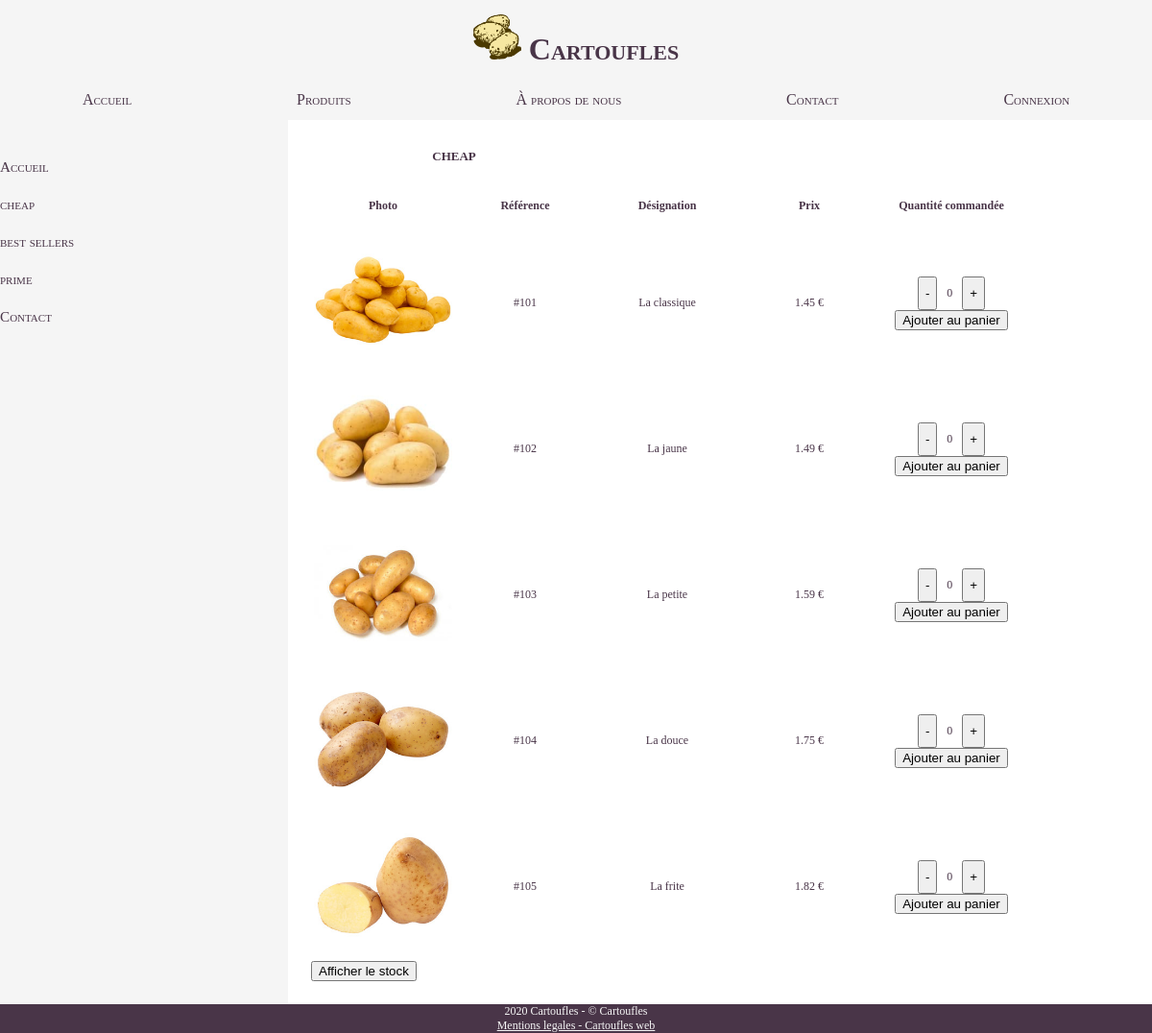
The page /products.php?cat=cheap on the database its author committed.
### tables this page shows
CREATE TABLE produit(
    id INT PRIMARY KEY,
    designation VARCHAR(50),
    categorie VARCHAR(50),
    stock INT DEFAULT 0,
    price DECIMAL(3,2) NOT NULL
);

### products.php (the view, shortened to what this page needs)
<!DOCTYPE html>
<html>
    <body>
        <main>
            <?php require 'php/side_nav.php' ?>
            <section class="products">
                <table>
                    <thead>
                        <tr>
                            <?php echo "<th colspan=\"2\"><h2>" . str_replace('_', ' ', $_GET["cat"]) . "</h2></th>" ?>
                        </tr>
                    </thead>
                    <tbody>
                        <tr>
                            <td><h4>Photo</h4></td>
                            <td><h4>R&eacute;f&eacute;rence</h4></td>
                            <td><h4>D&eacute;signation</h4></td>
                            <td><h4>Prix</h4></td>
                            <td><h4>Quantit&eacute; command&eacute;e</h4></td>
                        </tr>
                        <?php
                            require_once 'php/sqlconnect.php';
                            $cat = $_GET['cat'];
                            $stmt = $connection->prepare("SELECT * FROM produit WHERE categorie LIKE '$cat'");
                            $stmt->execute();
                            $stmt->setFetchMode(PDO::FETCH_ASSOC);
                            while ($product = $stmt->fetch()) {
                                echo "<tr><td><img src=\"img/" . $_GET["cat"] . "/" . $product['id'] . ".jpg\" alt=\"\"></td>";
                                echo "<td>#" . $product['id'] . "</td>";
                                echo "<td>" . $product["designation"] . "</td>";
                                echo "<td>" . $product["price"] . " €</td>";
                                echo "<td><div class=\"quantite_produit\"><button class=\"bouton_moins\" name=" . $product['id'] . ">-</button><p>0</p><button class=\"bouton_plus\" name=" . $product['id'] . ">+</button></div><button>Ajouter au panier</button></td></tr>";
                            }
                        ?>
                    </tbody>
                </table>
                <button id="bouton_stock">Afficher le stock</button>
            </section>
        </main>
    </body>
</html>

### php/side_nav.php
<nav>
    <ul>
        <li><a href="index.php">Accueil</a></li>
        <?php
            require_once 'sqlconnect.php';
            $stmt = $connection->prepare("SELECT DISTINCT categorie FROM produit");
            $stmt->execute();
            $stmt->setFetchMode(PDO::FETCH_ASSOC);
            while ($cat = $stmt->fetch()) {
                echo "<li><a href=\"products.php?cat=" . $cat['categorie'] . "\">" . str_replace('_', ' ', $cat['categorie']) . "</a></li>";
            }
        ?>
        <li><a href="contact.php">Contact</a></li>
    </ul>
</nav>

### css/style.css (style rules this page uses)
body { margin: 0px; min-height: 100vh; display: flex; flex-direction: column; color: #493548; font-size: 1.5vh; }
header { background-color: whitesmoke; position: sticky; top: 0px; }
header > nav { display: flex; justify-content: space-around; }
header > nav > a { flex: auto; text-align: center; max-width: 24%; font-size: 2vh; border-bottom: 2px whitesmoke solid; text-decoration: none; font-variant: small-caps; padding-top: 10px; padding-bottom: 10px; }
main { display: flex; flex-grow: 1; }
main > nav { width: 300px; display: flex; }
main > nav > ul { padding-top: 10%; flex-grow: 1; background-color: whitesmoke; }
main > nav > ul > li { border-right: 3px whitesmoke solid; }
main > nav > ul > li > a { padding-top: 10px; padding-bottom: 10px; margin-bottom: 1px; font-size: 1.9vh; }
section { flex-grow: 1; padding: 3vh; padding-top: 1vh; }
td { text-align: center; min-width: 18vh; }
td > img { width: 18vh; }
.quantite_produit { display: flex; flex-direction: row; justify-content: center; }
.quantite_produit > p { margin: 10px; }
footer { background-color: #493548; color: whitesmoke; text-align: center; }
footer > p { text-align: center; margin: 0px; }
footer > a { color: whitesmoke; }
ul { padding: 0px; margin: 0px; }
li { list-style: none; }
li > a { text-decoration: none; font-variant: small-caps; display: block; }
h1 { margin: 5px; padding: 10px; font-variant: small-caps; text-align: center; font-size: 4vh; }
h1 > a { text-decoration: none; }
h1 > a > img { width: 50px; }
h2 { font-variant: small-caps; text-align: center; }
p { text-align: justify; }
a { color: #493548; }

### rows shown on the page
produit: shows a picture, id "101", designation "La classique", price "1.45"
produit: shows a picture, id "102", designation "La jaune", price "1.49"
produit: shows a picture, id "103", designation "La petite", price "1.59"
produit: shows a picture, id "104", designation "La douce", price "1.75"
produit: shows a picture, id "105", designation "La frite", price "1.82"

### other values the page prints
str_replace('_', ' ', $cat['categorie']) "cheap"
str_replace('_', ' ', $cat['categorie']) "best sellers"
str_replace('_', ' ', $cat['categorie']) "prime"
str_replace('_', ' ', $_GET["cat"]) "cheap"
